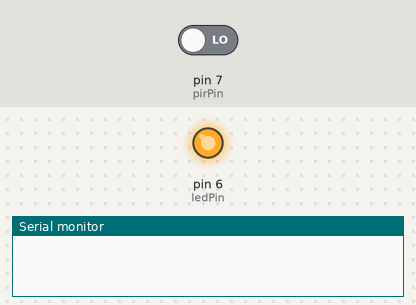
A sketch run on a simulated Arduino Uno, built with avr-gcc and run on an emulated ATmega328P. Parts: output pins drawn as LEDs (lit = HIGH), the last lines printed to the serial monitor. The inputs (shaded band) are chosen by the test bench; at power-on: pin 7 (pirPin) LOW.

Above: at 0.1 s.
At 3.2 s:
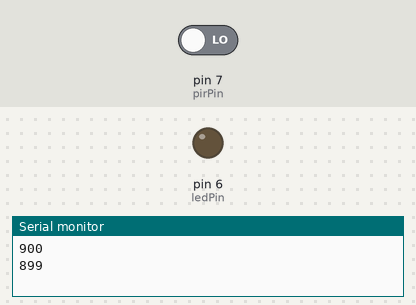
3.3 s: pin 7 (pirPin) driven HIGH
Timing chart, 0 to 6.3 s (numbered marks = the images above; inputs shaded):
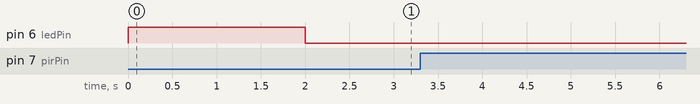

The sketch:

turnOffTheTV.ino
```cpp
#include <IRremote.h>

int pirPin = 7;
IRsend irsend; // 3
int ledPin = 6;

const int timeLimit = 900; // How many seconds before the OFF signal is sent (900secs = 15mins)
int warningThreshold = 180; // When the countdown hits this, flash the warning LED (180secs = 3mins)
int currentCount = timeLimit; // The current counter, start it at max and count down

int brightness = 0; // How bright the Warning LED is
int fadeAmount = 5; // How many points to fade the Warning LED by each step
int fadeSpeed = 10; // How much delay in the fade

// 0x20DF10EF is ON/OFF for LG TVs
#define IR_CODE 0x20DF10EF

void setup() {
  Serial.begin(9600);
  pinMode(ledPin, OUTPUT);
  pinMode(pirPin, INPUT);

  digitalWrite(ledPin, HIGH);
  delay(2000);
  digitalWrite(ledPin, LOW); // Turn the Warning LED off to start with
}

void loop() {
  Serial.println(currentCount);
  currentCount = currentCount - 1;

  // If the warning threshold has been reached, flash the warning LED!
  if (currentCount < warningThreshold) {
    for (brightness = 0; brightness < 255; brightness = brightness + fadeAmount ) {
      analogWrite(ledPin, brightness);
      delay(fadeSpeed);
    }
    for (brightness = 255; brightness > 0;  brightness = brightness - fadeAmount ) {
      analogWrite(ledPin, brightness);
      delay(fadeSpeed);
    }
  } else {
    digitalWrite(ledPin, LOW);
    delay(1000);
  }

  // If we detect movement, reset the count and start again
  if (digitalRead(pirPin) == true) {
    currentCount = timeLimit;
    Serial.println("Movement Detected");
  }

  // If the counter hits zero, turn off the TV!
  if (currentCount == 0) {
    digitalWrite(ledPin, LOW);
    Serial.print("Sending OFF now... ");
    delay(200);
    irsend.sendNEC(IR_CODE, 32); // SEND "TV OFF"
    // From here on probably won't happen, but it's there for testing...
    Serial.println("Done.");
    currentCount = timeLimit;
  }
}
```
